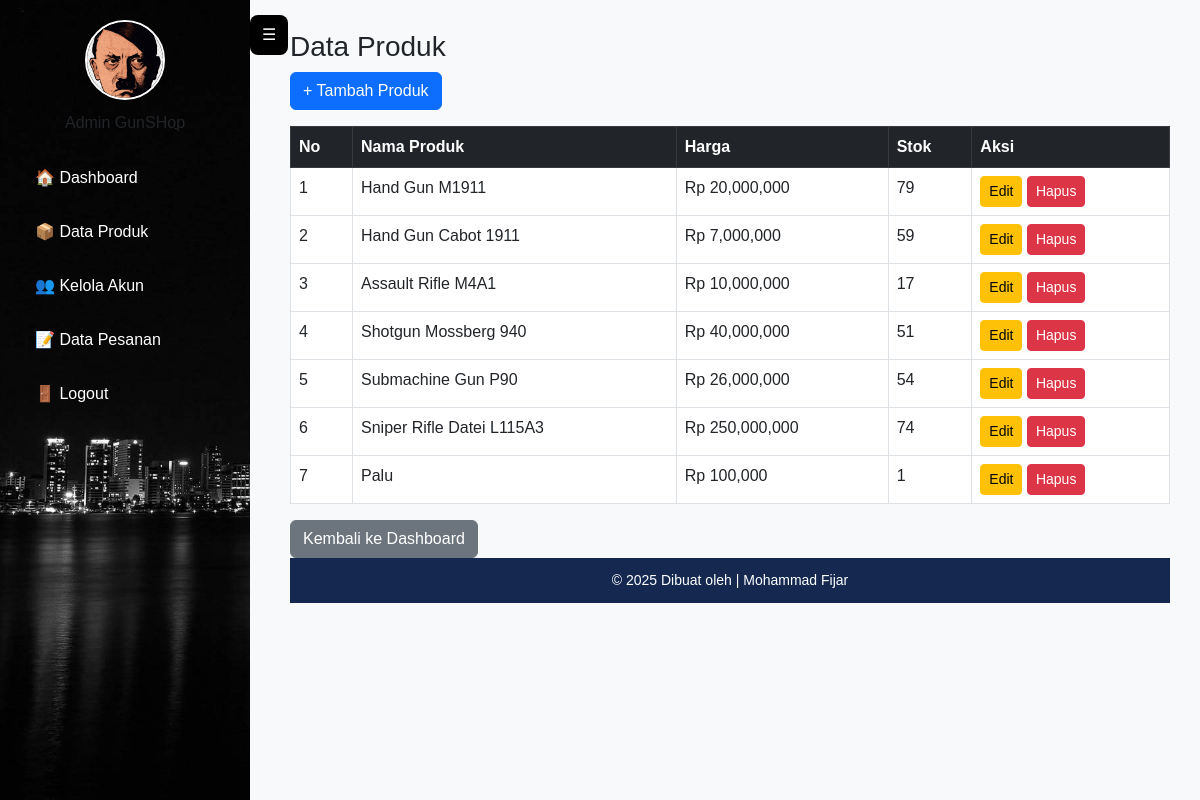
/produk.php (signed in), run on the app's committed database.
### tables this page shows
CREATE TABLE `produk` (
  `idproduk` int(10) NOT NULL,
  `idkategori` int(25) DEFAULT NULL,
  `namaproduk` varchar(25) NOT NULL,
  `gambarproduk` varchar(255) DEFAULT NULL,
  `deskripsi` text DEFAULT NULL,
  `harga` int(50) DEFAULT NULL,
  `tgblatihan` timestamp NOT NULL DEFAULT current_timestamp(),
  `foto` varchar(255) DEFAULT NULL,
  `stok` int(11) NOT NULL
);

### produk.php (the view, shortened to what this page needs)
<?php
include 'koneksi.php';
$produk = mysqli_query($conn, "SELECT * FROM Produk");
?>
<!DOCTYPE html>
<html>
<head>
    <link rel="stylesheet" href="https://cdn.jsdelivr.net/npm/bootstrap@5.3.0/dist/css/bootstrap.min.css">
</head>
<body style="display:flex; min-height:100vh; overflow-x:hidden;">
    <?php include 'sidebar_admin.php'; ?>
 <div id="main-content" class="content">
    <h3>Data Produk</h3>
    <a href="tambah_produk.php" class="btn btn-primary mb-3">+ Tambah Produk</a>
    <table class="table table-bordered table-hover">
        <thead class="table-dark">
            <tr>
                <th>No</th>
                <th>Nama Produk</th>
                <th>Harga</th>
                <th>Stok</th>
                <th>Aksi</th>
            </tr>
        </thead>
        <tbody>
            <?php $no = 1; while($row = mysqli_fetch_assoc($produk)): ?>
            <tr>
                <td><?php echo $no++; ?></td>
                <td><?php echo htmlspecialchars($row['namaproduk']); ?></td>
                <td>Rp <?php echo number_format($row['harga']); ?></td>
                <td><?php echo htmlspecialchars($row['stok']); ?></td>
                <td>
                    <a href="edit_produk.php?id=<?php echo $row['idproduk']; ?>" class="btn btn-warning btn-sm">Edit</a>
                    <a href="hapus_produk.php?id=<?php echo $row['idproduk']; ?>" class="btn btn-danger btn-sm" onclick="return confirm('Hapus produk ini?')">Hapus</a>
                </td>
            </tr>
            <?php endwhile; ?>
        </tbody>
    </table>
    <a href="dashboard_admin.php" class="btn btn-secondary">Kembali ke Dashboard</a>
   <?php include 'footer.php'; ?>
</div>
</body>
</html>

### produk.php (style rules this page uses)
body { display: flex; min-height: 100vh; margin: 0; font-family: Arial, sans-serif; }
.content { flex: 1; padding: 30px; padding-left: 290px; background-color: #f8f9fa; transition: all 0.3s ease; }

### data on the page
produk: namaproduk "Hand Gun M1911", harga "20,000,000", stok "79"
produk: namaproduk "Hand Gun Cabot 1911", harga "7,000,000", stok "59"
produk: namaproduk "Assault Rifle M4A1", harga "10,000,000", stok "17"
produk: namaproduk "Shotgun Mossberg 940", harga "40,000,000", stok "51"
produk: namaproduk "Submachine Gun P90", harga "26,000,000", stok "54"
produk: namaproduk "Sniper Rifle Datei L115A3", harga "250,000,000", stok "74"
produk: namaproduk "Palu", harga "100,000", stok "1"

### other printed values
$_SESSION['name'] "Admin GunSHop"
